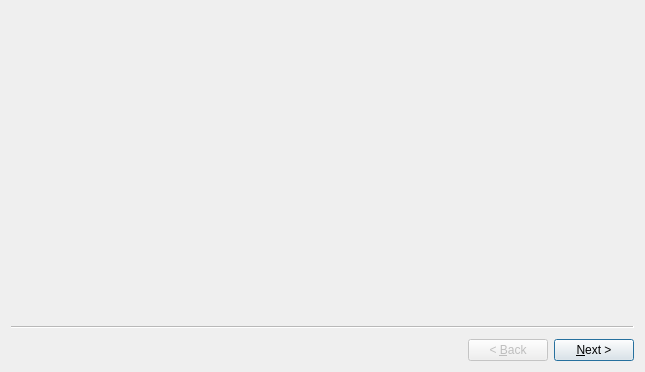
<?xml version="1.0" encoding="UTF-8"?>
<ui version="4.0">
 <class>MTWizardAddAccount</class>
 <widget class="QWizard" name="MTWizardAddAccount">
  <property name="geometry">
   <rect>
    <x>0</x>
    <y>0</y>
    <width>645</width>
    <height>372</height>
   </rect>
  </property>
  <property name="windowTitle">
   <string>Wizard</string>
  </property>
  <property name="options">
   <set>QWizard::IndependentPages|QWizard::NoCancelButton|QWizard::NoDefaultButton</set>
  </property>
  <widget class="MTPageAcct_Name" name="wizardPage"/>
  <widget class="MTPageAcct_Asset" name="wizardPage1"/>
  <widget class="MTPageAcct_Nym" name="wizardPage2"/>
  <widget class="MTPageAcct_Server" name="wizardPage3"/>
 </widget>
 <customwidgets>
  <customwidget>
   <class>MTPageAcct_Asset</class>
   <extends>QWizardPage</extends>
   <header>pageacct_asset.h</header>
   <container>1</container>
  </customwidget>
  <customwidget>
   <class>MTPageAcct_Nym</class>
   <extends>QWizardPage</extends>
   <header>pageacct_nym.h</header>
   <container>1</container>
  </customwidget>
  <customwidget>
   <class>MTPageAcct_Server</class>
   <extends>QWizardPage</extends>
   <header>pageacct_server.h</header>
   <container>1</container>
  </customwidget>
  <customwidget>
   <class>MTPageAcct_Name</class>
   <extends>QWizardPage</extends>
   <header>pageacct_name.h</header>
   <container>1</container>
  </customwidget>
 </customwidgets>
 <resources/>
 <connections/>
</ui>
